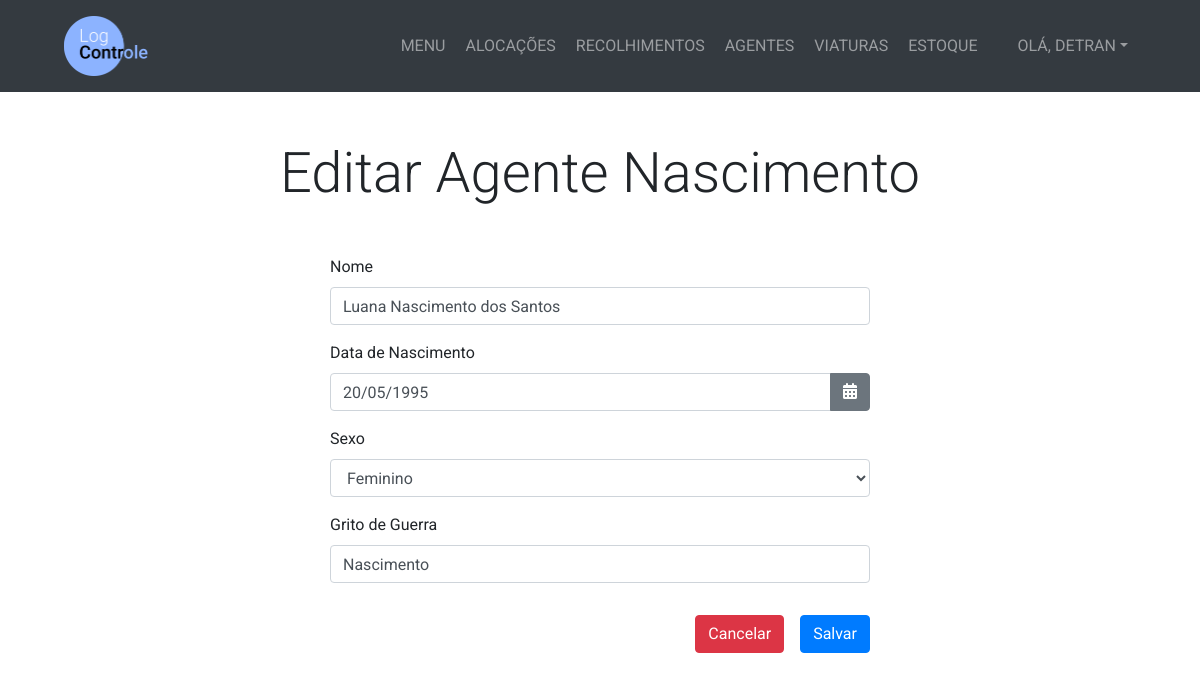
Page /agente/12/editar/ (signed in) on the committed database.
### management/models.py (models this page shows, shortened)
class Agente(models.Model):
    SEXO_CHOICES = (
        ('Feminino', 'Feminino'),
        ('Masculino', 'Masculino')
    )
    nome = models.CharField(max_length=200)
    datanascimento = models.DateField()
    sexo = models.CharField(max_length=10, choices=SEXO_CHOICES)
    gritodeguerra = models.CharField(max_length=50)

### management/views.py (the view, shortened to what this page needs)
# urls.py: path('agente/<int:pk_agente>/editar/', views.editar_agente, name='editar_agente'),
@login_required
def editar_agente(request, pk_agente):
    agente = get_object_or_404(Agente, pk=pk_agente)
    if request.method == 'GET':
        formulario = FormAgente(instance=agente)
        return render(request, 'management/editar_agente.html', {'agente':agente, 'formulario':formulario})

### management/forms.py
class FormAgente(ModelForm):
    class Meta:
        model = Agente
        fields = ['nome', 'datanascimento', 'sexo', 'gritodeguerra']
    datanascimento = forms.DateField(
        widget=forms.DateInput(format='%d/%m/%Y'),
        input_formats=('%d/%m/%Y', )
    )

### management/templates/management/editar_agente.html (shortened to what this page needs)
{% extends 'management/base.html' %}
{% block content %}
  <section class="py-5">
    <div class="container">
      <h1 class="display-4 text-center mb-5">Editar Agente {{ agente.gritodeguerra }}</h1>
      <div class="row justify-content-center">
        <div class="col-lg-6">
          <form method="POST" autocomplete="off">
            <div class="form-group">
              <label for="nome">Nome</label>
              <input type="text" class="form-control" name="nome" id="nome" value="{{ agente.nome }}" required>
            </div>
            <div class="form-group">
              <label for="datanascimento">Data de Nascimento</label>
              <div class="input-group">
                <input type="text" class="form-control" name="datanascimento" id="datanascimento" value="{{ agente.datanascimento|date:'d/m/Y' }}" required>
                <div class="input-group-append">
                  <span class="btn btn-secondary"><i class="fas fa-calendar-alt"></i></span>
                </div>
              </div>
            </div>
            <div class="form-group">
              <label for="sexo">Sexo</label>
              <select class="form-control" name="sexo" id="sexo" required>
                {% if agente.sexo == 'Masculino' %}
                  <option value="Masculino" selected>Masculino</option>
                  <option value="Feminino">Feminino</option>
                {% else %}
                  <option value="Feminino"selected>Feminino</option>
                {% endif %}
              </select>
            </div>
            <div class="form-group">
              <label for="gritodeguerra">Grito de Guerra</label>
              <input type="text" class="form-control" name="gritodeguerra" id="gritodeguerra" value="{{ agente.gritodeguerra }}" required>
            </div>
            <div class="d-flex justify-content-end">
              <a href="{% url 'detalhe_agente' agente.id %}" class="btn btn-danger mt-3 mr-3">Cancelar</a>
              <button type="submit" class="btn btn-primary mt-3">Salvar</button>
            </div>
          </form>
        </div>
      </div>
    </div>
  </section>
{% endblock %}

### management/templates/management/base.html (shortened to what this page needs)
<!DOCTYPE html>
<html lang="pt-br" dir="ltr">
  {% load static %}
  <head>
    <link
      rel="stylesheet"
      href="https://stackpath.bootstrapcdn.com/bootstrap/4.5.0/css/bootstrap.min.css"
    />
    <link rel="stylesheet" type="text/css" href="{% static 'management/css/style.css' %}">
    <link rel="stylesheet" href="{% static 'management/css/bootstrap-datepicker.css' %}">
  </head>
  <body>
    <nav class="navbar navbar-expand-lg bg-dark navbar-dark py-3" id="main-nav">
      <a href="{% url 'home' %}" class="ml-5">
        <img src="{% static 'management/Logo.png' %}" alt="Logo LogControle" style="max-height: 60px;">
      </a>
      <div class="collapse navbar-collapse" id="navbarCollapse">
        <ul class="navbar-nav ml-auto">
          <li class="nav-item">
            <a href="{% url 'home' %}" class="nav-link ml-1">MENU</a>
          </li>
          <li class="nav-item">
            <a href="{% url 'menu_alocacao' %}" class="nav-link ml-1">ALOCAÇÕES</a>
          </li>
          <li class="nav-item">
            <a href="{% url 'menu_recolhimento' %}" class="nav-link ml-1">RECOLHIMENTOS</a>
          </li>
          <li class="nav-item">
            <a href="{% url 'menu_agente' %}" class="nav-link ml-1">AGENTES</a>
          </li>
          <li class="nav-item">
            <a href="{% url 'menu_viatura' %}" class="nav-link ml-1">VIATURAS</a>
          </li>
          <li class="nav-item">
            <a href="{% url 'menu_estoque' %}" class="nav-link ml-1">ESTOQUE</a>
          </li>
          <li class="nav-item dropdown ml-4 mr-5">
            <a href="#" class="nav-link dropdown-toggle" data-toggle="dropdown" aria-expanded="false">OLÁ, <span style="text-transform: uppercase;">{{ user.username }}</span></a>
          </li>
        </ul>
      </div>
    </nav>
    {% block content %} {% endblock %}
  </body>
</html>

### management/static/management/css/style.css (style rules this page uses)
body { font-family: 'Roboto', Arial; }

### rows in the picture
Agente: gritodeguerra "Nascimento", nome "Luana Nascimento dos Santos", datanascimento "20/05/1995", sexo "Feminino"

### other values in the picture
{{ user.username }} "DETRAN"
